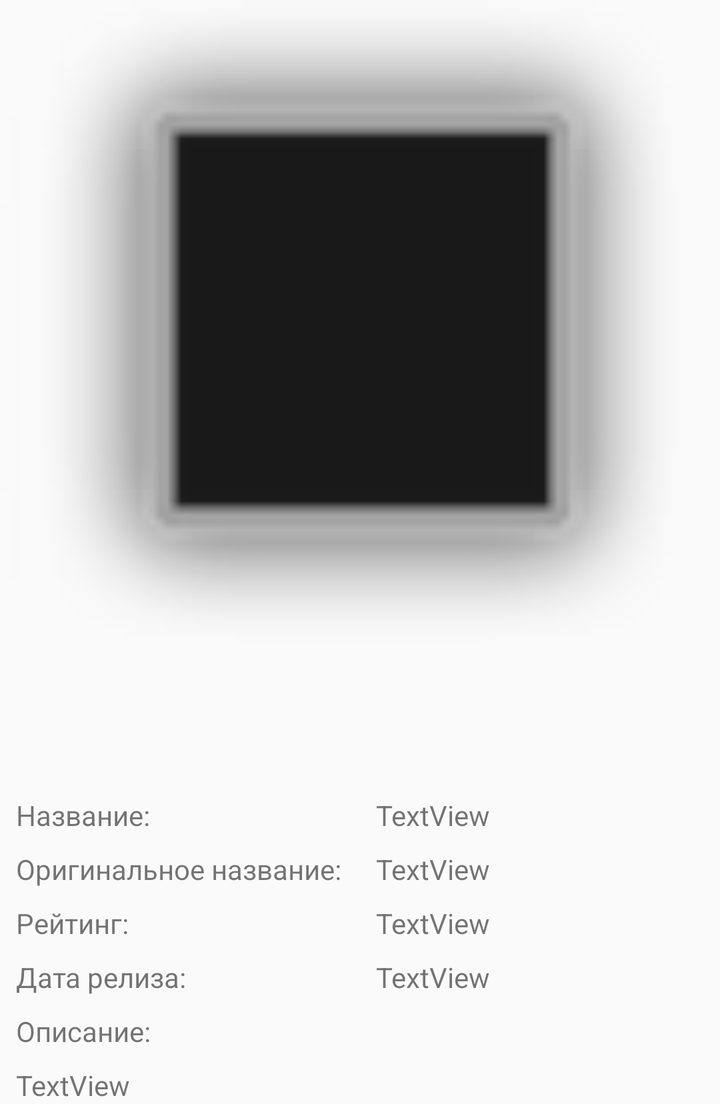
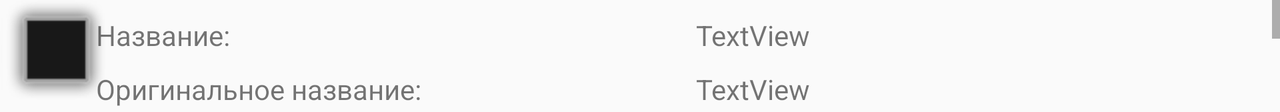

An Android layout and its configuration variant, each rendered on a device that would load it. The default file and the variant file are quoted in full after the pictures.
<!-- AndroidManifest.xml: application theme AppTheme -->
<!-- res/layout/activity_detailed.xml -->
<?xml version="1.0" encoding="utf-8"?>
<ScrollView xmlns:android="http://schemas.android.com/apk/res/android"
    android:id="@+id/scrollViewInfo"
    xmlns:app="http://schemas.android.com/apk/res-auto"
    xmlns:tools="http://schemas.android.com/tools"
    android:layout_width="match_parent"
    android:layout_height="wrap_content"
    tools:context=".DetailActivity">

    <androidx.constraintlayout.widget.ConstraintLayout
        android:layout_width="match_parent"
        android:layout_height="match_parent">

        <ImageView
            android:id="@+id/imageViewBigPoster"
            android:layout_width="0dp"
            android:layout_height="wrap_content"
            android:adjustViewBounds="true"
            app:layout_constraintEnd_toEndOf="parent"
            app:layout_constraintStart_toStartOf="parent"
            app:layout_constraintTop_toTopOf="parent"
            app:srcCompat="@android:drawable/alert_dark_frame" />


        <ImageView
            android:id="@+id/imageViewAddToFavourite"
            android:layout_width="@dimen/size_of_star"
            android:layout_height="@dimen/size_of_star"
            android:layout_marginEnd="16dp"
            android:onClick="onClickChangeFavourite"
            app:layout_constraintBottom_toBottomOf="@+id/imageViewBigPoster"
            app:layout_constraintEnd_toEndOf="@+id/imageViewBigPoster"
            app:layout_constraintTop_toBottomOf="@+id/imageViewBigPoster"
            app:srcCompat="@drawable/star_empty" />


        <include
            layout="@layout/movie_info"
            android:id="@+id/movieInfo"
            android:layout_width="0dp"
            android:layout_height="wrap_content"
            app:layout_constraintStart_toStartOf="parent"
            app:layout_constraintEnd_toEndOf="parent"
            app:layout_constraintTop_toBottomOf="@id/imageViewAddToFavourite" />


    </androidx.constraintlayout.widget.ConstraintLayout>
</ScrollView>
<!-- res/layout/movie_info.xml (included above) -->
<?xml version="1.0" encoding="utf-8"?>
<androidx.constraintlayout.widget.ConstraintLayout xmlns:android="http://schemas.android.com/apk/res/android"
    android:layout_width="match_parent"
    android:layout_height="match_parent"
    xmlns:app="http://schemas.android.com/apk/res-auto">

    <TextView
        android:id="@+id/textViewLabelTitle"
        android:layout_width="wrap_content"
        android:layout_height="wrap_content"
        android:layout_margin="8dp"
        android:text="Название:"
        app:layout_constraintStart_toStartOf="parent"
        app:layout_constraintTop_toTopOf="parent" />

    <View
        android:layout_width="match_parent"
        android:layout_height="wrap_content"
        android:layout_margin="4dp"
        android:background="@android:color/black"
        app:layout_constraintTop_toBottomOf="@id/textViewLabelTitle"
        app:layout_constraintEnd_toEndOf="parent"
        app:layout_constraintStart_toStartOf="parent"/>

    <androidx.constraintlayout.widget.Guideline
        android:id="@+id/guideline"
        android:layout_width="wrap_content"
        android:layout_height="wrap_content"
        android:orientation="vertical"
        app:layout_constraintGuide_percent="0.5" />

    <TextView
        android:id="@+id/textViewTitle"
        android:layout_width="0dp"
        android:layout_height="wrap_content"
        android:layout_margin="8dp"
        android:text="TextView"
        app:layout_constraintEnd_toEndOf="parent"
        app:layout_constraintStart_toStartOf="@+id/guideline"
        app:layout_constraintTop_toTopOf="parent" />

    <TextView
        android:id="@+id/textViewLabelOriginalTitle"
        android:layout_width="wrap_content"
        android:layout_height="wrap_content"
        android:layout_margin="8dp"
        android:text="Оригинальное название:"
        app:layout_constraintStart_toStartOf="parent"
        app:layout_constraintTop_toBottomOf="@id/textViewTitle" />

    <TextView
        android:id="@+id/textViewOriginalTitle"
        android:layout_width="0dp"
        android:layout_height="wrap_content"
        android:layout_margin="8dp"
        android:text="TextView"
        app:layout_constraintEnd_toEndOf="parent"
        app:layout_constraintStart_toStartOf="@+id/guideline"
        app:layout_constraintTop_toBottomOf="@+id/textViewTitle" />

    <TextView
        android:id="@+id/textViewLabelRating"
        android:layout_width="wrap_content"
        android:layout_height="wrap_content"
        android:layout_margin="8dp"
        android:text="Рейтинг:"
        app:layout_constraintStart_toStartOf="parent"
        app:layout_constraintTop_toBottomOf="@+id/textViewOriginalTitle" />

    <TextView
        android:id="@+id/textViewRating"
        android:layout_width="0dp"
        android:layout_height="wrap_content"
        android:layout_margin="8dp"
        android:text="TextView"
        app:layout_constraintEnd_toEndOf="parent"
        app:layout_constraintStart_toStartOf="@+id/guideline"
        app:layout_constraintTop_toBottomOf="@+id/textViewOriginalTitle" />

    <TextView
        android:id="@+id/textViewLabelReleaseDate"
        android:layout_width="wrap_content"
        android:layout_height="wrap_content"
        android:layout_margin="8dp"
        android:text="Дата релиза:"
        app:layout_constraintStart_toStartOf="parent"
        app:layout_constraintTop_toBottomOf="@+id/textViewRating" />

    <TextView
        android:id="@+id/textViewReleaseDate"
        android:layout_width="0dp"
        android:layout_height="wrap_content"
        android:layout_margin="8dp"
        android:text="TextView"
        app:layout_constraintEnd_toEndOf="parent"
        app:layout_constraintStart_toStartOf="@+id/guideline"
        app:layout_constraintTop_toBottomOf="@+id/textViewRating" />

    <TextView
        android:id="@+id/textViewLabelDescription"
        android:layout_width="wrap_content"
        android:layout_height="wrap_content"
        android:layout_margin="8dp"
        android:text="Описание:"
        app:layout_constraintStart_toStartOf="parent"
        app:layout_constraintTop_toBottomOf="@+id/textViewReleaseDate" />

    <TextView
        android:id="@+id/textViewOverview"
        android:layout_width="0dp"
        android:layout_height="wrap_content"
        android:layout_margin="8dp"
        android:text="TextView"
        app:layout_constraintEnd_toEndOf="parent"
        app:layout_constraintStart_toStartOf="parent"
        app:layout_constraintTop_toBottomOf="@+id/textViewLabelDescription" />

    <androidx.recyclerview.widget.RecyclerView
        android:id="@+id/recyclerViewTrailers"
        android:nestedScrollingEnabled="false"
        android:layout_width="0dp"
        android:layout_height="wrap_content"
        app:layout_constraintEnd_toEndOf="parent"
        app:layout_constraintStart_toStartOf="parent"
        app:layout_constraintTop_toBottomOf="@+id/textViewOverview" />

    <androidx.recyclerview.widget.RecyclerView
        android:id="@+id/recyclerViewReviews"
        android:nestedScrollingEnabled="false"
        android:layout_width="0dp"
        android:layout_height="wrap_content"
        app:layout_constraintEnd_toEndOf="parent"
        app:layout_constraintStart_toStartOf="parent"
        app:layout_constraintTop_toBottomOf="@+id/recyclerViewTrailers" />
</androidx.constraintlayout.widget.ConstraintLayout>
<!-- resources referenced by this layout -->
<resources>
  <dimen name="size_of_star">60dp</dimen>
  <style name="AppTheme" parent="Theme.AppCompat.Light.DarkActionBar">
          
          <item name="colorPrimary">@color/colorPrimary</item>
          <item name="colorPrimaryDark">@color/colorPrimaryDark</item>
          <item name="colorAccent">@color/colorAccent</item>
      </style>
</resources>
<!-- res/layout-land/activity_detailed.xml (the repository's variant of the layout above) -->
<!-- drawn on the phone turned sideways -->
<?xml version="1.0" encoding="utf-8"?>
    <androidx.constraintlayout.widget.ConstraintLayout
        xmlns:android="http://schemas.android.com/apk/res/android"
        xmlns:app="http://schemas.android.com/apk/res-auto"
        xmlns:tools="http://schemas.android.com/tools"
        android:layout_width="match_parent"
        android:layout_height="wrap_content"
        tools:context=".DetailActivity">

        <ImageView
            android:id="@+id/imageViewBigPoster"
            android:layout_width="wrap_content"
            android:layout_height="0dp"
            android:adjustViewBounds="true"
            app:layout_constraintStart_toStartOf="parent"
            app:layout_constraintTop_toTopOf="parent"
            app:layout_constraintBottom_toBottomOf="parent"
            app:srcCompat="@android:drawable/alert_dark_frame" />


        <ImageView
            android:id="@+id/imageViewAddToFavourite"
            android:layout_width="@dimen/size_of__star_land"
            android:layout_height="@dimen/size_of__star_land"
            android:layout_marginEnd="16dp"
            android:layout_marginTop="16dp"
            android:onClick="onClickChangeFavourite"
            app:layout_constraintEnd_toEndOf="@+id/imageViewBigPoster"
            app:layout_constraintTop_toTopOf="@+id/imageViewBigPoster"
            app:srcCompat="@drawable/star_empty" />

        <ScrollView
            android:id="@+id/scrollViewInfo"
            android:layout_width="0dp"
            android:layout_height="0dp"
            app:layout_constraintBottom_toBottomOf="parent"
            app:layout_constraintTop_toTopOf="parent"
            app:layout_constraintEnd_toEndOf="parent"
            app:layout_constraintStart_toEndOf="@id/imageViewAddToFavourite">

            <include
                layout="@layout/movie_info"
                android:id="@+id/movieInfo"
                android:layout_width="match_parent"
                android:layout_height="wrap_content"
                 />

        </ScrollView>



    </androidx.constraintlayout.widget.ConstraintLayout>
<!-- resources referenced by the variant -->
<!-- as the phone turned sideways resolves them -->
<resources>
  <dimen name="size_of__star_land">40dp</dimen>
  <style name="AppTheme" parent="Theme.AppCompat.Light.DarkActionBar">
          
          <item name="colorPrimary">@color/colorPrimary</item>
          <item name="colorPrimaryDark">@color/colorPrimaryDark</item>
          <item name="colorAccent">@color/colorAccent</item>
      </style>
</resources>
